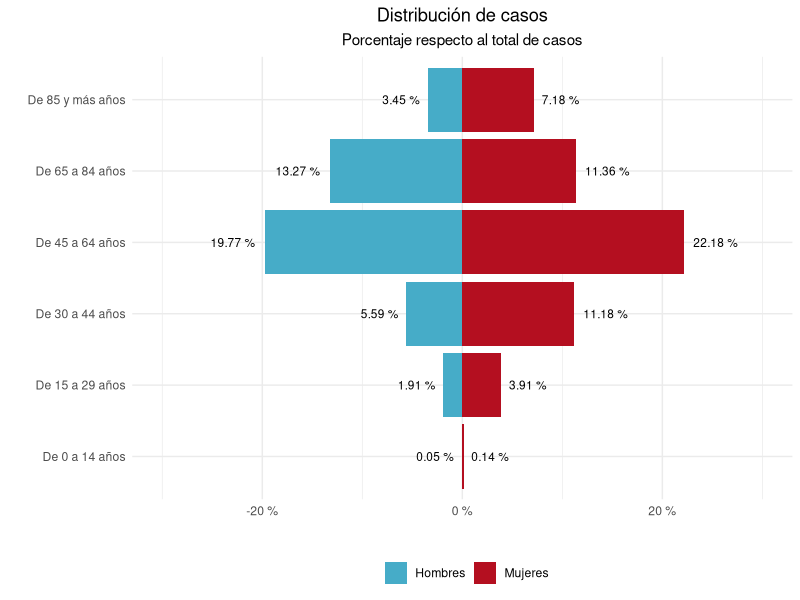
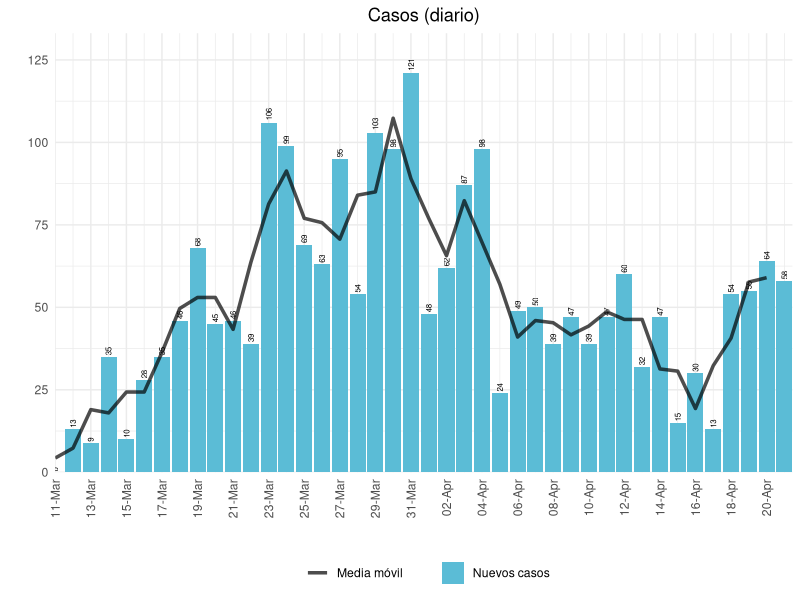
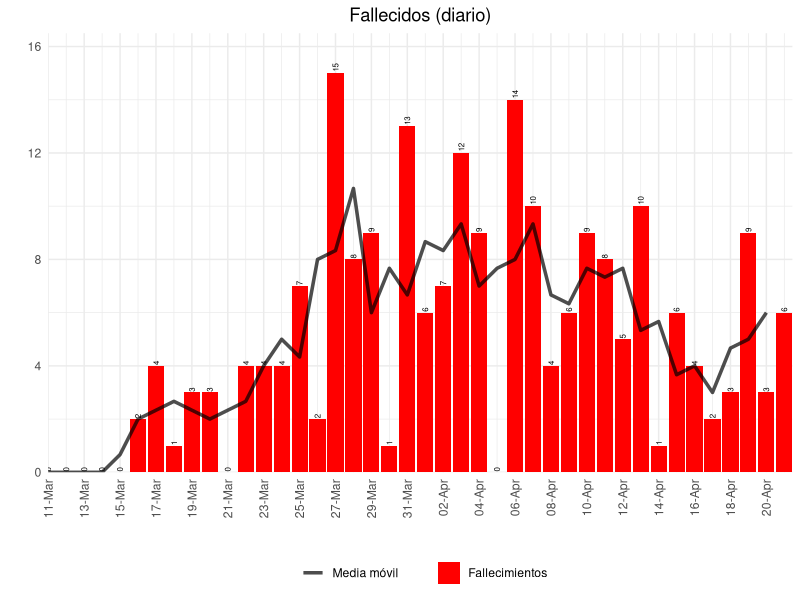
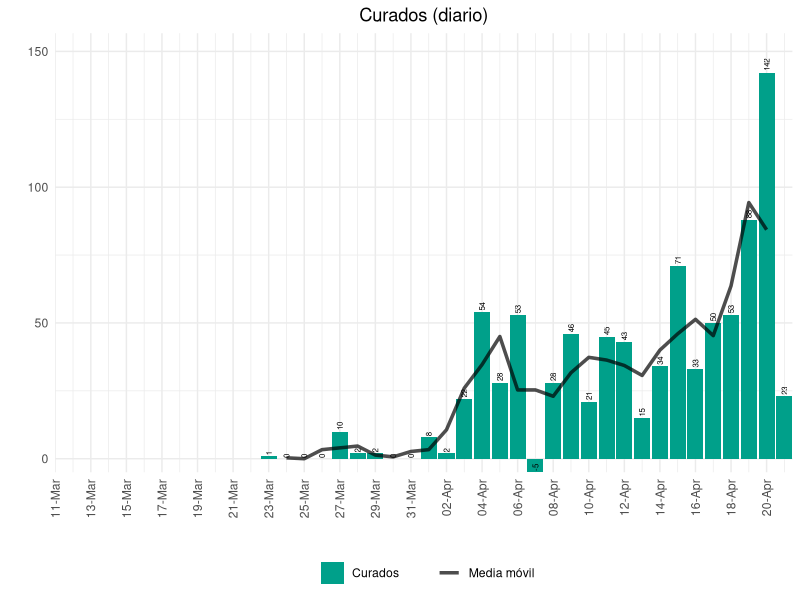
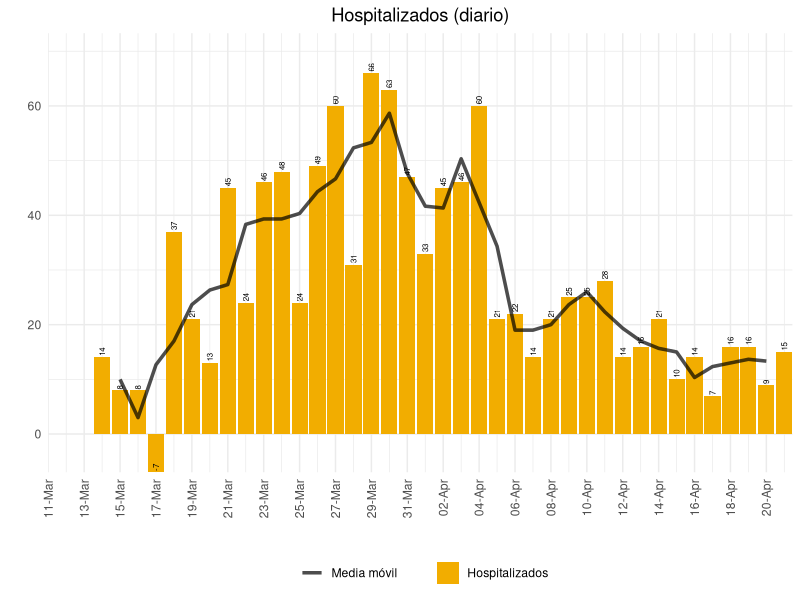
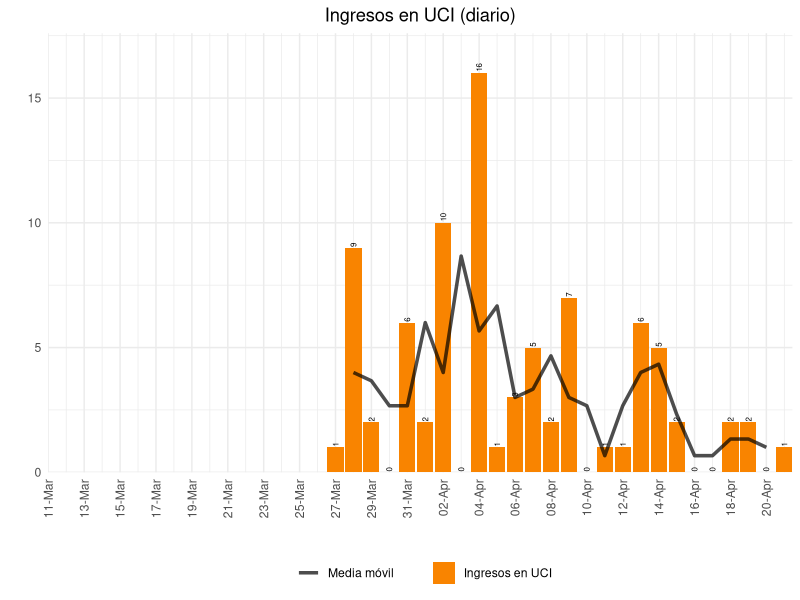
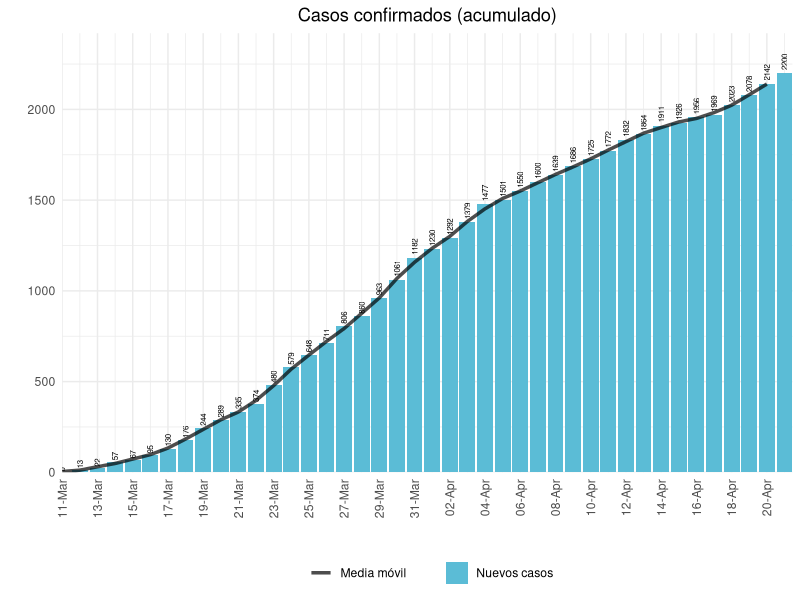
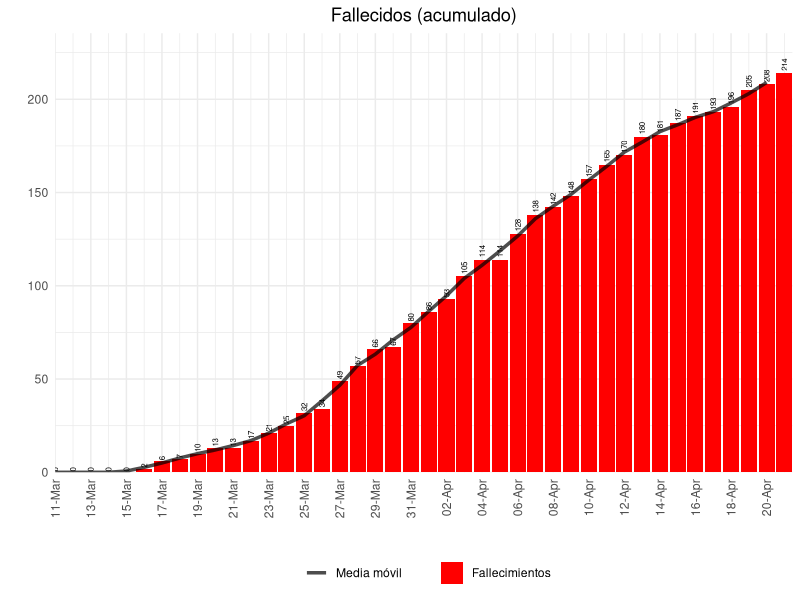

These charts were generated, in order, by the following R code:
## ---- chunk 1
knitr::opts_chunk$set(echo = TRUE)

library(ggplot2)

## ---- chunk 2

datos <- read.csv2('datos.csv', stringsAsFactors = FALSE)
datos$Fecha <- as.Date(datos$Fecha, format = '%d/%m/%Y')

edad <- read.csv2('datos_edad.csv', stringsAsFactors = FALSE, encoding = 'UTF-8')
#edad <- edad[-which(edad$Edad == 'TOTAL' | edad$Sexo == 'Ambos sexos'),]
edad$Valor <- 100*edad$Valor/sum(edad$Valor)

tuits <- read.csv2('tuits.csv', stringsAsFactors = FALSE, encoding = 'UTF-8')
tuits$Fecha <- as.Date(tuits$Fecha, format = '%d-%m-%Y')

## ---- chunk 3

# función de disgregación
diario <- function(datos, columna){
  aux <- datos[which(datos$Medida == columna),]
  aux <- aux[order(aux$Fecha, decreasing = FALSE),]
  aux$Valor[-1] <- aux$Valor[-1] - aux$Valor[-dim(aux)[1]]
  
  return(aux)
}

# función para calcular la media movil de n días
media_movil <- function(datos, dias){
  datos$Valor <- filter(datos$Valor, rep(1/dias, dias), sides=2)
  
  return(datos)
}

# función para calcular la ratio de crecimiento en n días
ratio_crec <- function(datos, dias){
  datos$Valor_aux <- datos$Valor
  sapply(dias:dim(datos)[1], function(x){
    datos$Valor[x] <<- datos$Valor_aux[x] / datos$Valor_aux[x - (dias - 1)] 
  })
  
  datos$Valor[which(datos$Valor == Inf)] <- NaN
  
  return(datos)
}

# función para dibujar la evolución diaria
evolucion <- function(datos, titulo, color){
  ggplot(datos, aes(x = Fecha, y = Valor)) +
    geom_col(fill = color) +
    geom_text(data = datos, aes(x = Fecha, y = Valor, label = round(Valor, 2)), size = 2, vjust = 0.5, hjust = -0.2, angle = 90) +
    geom_hline(yintercept = 1, alpha = 0.7) +
    scale_x_date(date_breaks = '2 days', date_labels = '%d-%b', limits = c(as.Date('11-03-2020', format = '%d-%m-%Y'), NA), expand = c(0,0)) +
    labs(title = titulo, x = '', y = '') +
    theme_minimal() +
    theme(axis.text.x = element_text(angle = 90, vjust = 0.5, hjust = 1),
          plot.title = element_text(hjust = 0.5))
}

# función para dibujar la evolución diaria y media móvil
evolucion_movil <- function(datos1, datos2, titulo, serie, color){
  ggplot() +
    geom_col(data=datos1, aes(x = Fecha, y = Valor, fill = serie)) +
    geom_line(data=datos2, aes(x = Fecha, y = Valor, color = 'Media móvil'), alpha = 0.7, size = 1.2) +
    geom_text(data = datos1, aes(x = Fecha, y = Valor, label = round(Valor, 2)), size = 2, vjust = 0.5, hjust = -0.2, angle = 90) +
    scale_fill_manual('', values = color) +
    scale_color_manual('', values = 'black') +
    scale_x_date(date_breaks = '2 days', date_labels = '%d-%b', limits = c(as.Date('11-03-2020', format = '%d-%m-%Y'), NA), expand = c(0,0)) +
    scale_y_continuous(expand = c(0, 0, 0.1, 0)) +
    labs(title = titulo, x = '', y = '') +
    theme_minimal() +
    theme(axis.text.x = element_text(angle = 90, vjust=0.5, hjust=1),
          plot.title = element_text(hjust = 0.5),
          legend.position = 'bottom')
}

ratios <- function(curados, datos, serie, color){
  aux <- curados
  aux$Valor <- (aux$Valor - datos$Valor)/(aux$Valor + datos$Valor)
  
  ggplot() +
    geom_col(data = aux, aes(x = Fecha, y = ifelse(Valor > 0, Valor, 0), fill = 'Curados')) +
    geom_col(data = aux, aes(x = Fecha, y = ifelse(Valor < 0, Valor, 0), fill = serie)) +
    geom_text(data = aux, aes(x = Fecha, y = Valor, label = round(Valor, 2), hjust = ifelse(Valor > 0, -0.2, 1.2)), vjust = 0.5, size = 2, angle = 90) +
    geom_hline(yintercept = 0, alpha = 0.7) +
    scale_fill_manual('', values =  setNames(c('#00A08A', color), c('Curados', serie))) +
    scale_x_date(date_breaks = '2 days', date_labels = '%d-%b', limits = c(as.Date('11-03-2020', format = '%d-%m-%Y'), NA), expand = c(0,0)) +
    scale_y_continuous(expand = c(0.1, 0, 0.1, 0)) +
    labs(title = paste0('Ratio Curados/',serie), x = '', y = '') +
    theme_minimal() +
    theme(axis.text.x = element_text(angle = 90, vjust=0.5, hjust=1),
          plot.title = element_text(hjust = 0.5),
          legend.position = 'bottom')
}

## ---- chunk 4
ggplot(data=edad, aes(x = Edad, y = ifelse(Sexo == 'Hombres', -Valor, Valor), fill = Sexo)) + 
  geom_bar(stat = "identity") +
  geom_text(data = edad, aes(x = Edad, y = ifelse(Sexo == 'Hombres', -Valor, Valor), label = paste(round(Valor, 2), '%'), vjust = 0.5, hjust = ifelse(Sexo == 'Hombres', 1.2, -0.2)), size = 3) +
  scale_fill_manual('', values = c('#46ACC8','#B40F20')) +
  scale_y_continuous(limits = c(-30, 30), labels = function(x) paste(x, '%')) +
  coord_flip() +
  labs(title = 'Distribución de casos', subtitle = 'Porcentaje respecto al total de casos', x = '', y = '') +
    theme_minimal() +
    theme(axis.text.x = element_text(vjust=1, hjust=0.5),
          plot.title = element_text(hjust = 0.5),
          plot.subtitle = element_text(hjust = 0.5),
          legend.position = 'bottom')
## ---- chunk 5

#d_diarios <- datos[which(datos$Medida == 'Nuevos casos'),]
d_diarios <- diario(datos, 'Confirmados')

evolucion_movil(d_diarios, media_movil(d_diarios, 3), 'Casos (diario)', 'Nuevos casos', '#5BBCD6')

## ---- chunk 6

f_diarios <- diario(datos, 'Fallecimientos')

evolucion_movil(f_diarios, media_movil(f_diarios, 3), 'Fallecidos (diario)', 'Fallecimientos', '#FF0000')


## ---- chunk 7

c_diarios <- diario(datos, 'Curados')

evolucion_movil(c_diarios, media_movil(c_diarios, 3), 'Curados (diario)', 'Curados', '#00A08A')

## ---- chunk 8

h_diarios <- diario(datos, 'Hospitalizados')

evolucion_movil(h_diarios, media_movil(h_diarios, 3), 'Hospitalizados (diario)', 'Hospitalizados', '#F2AD00')

## ---- chunk 9

u_diarios <- diario(datos, 'Total UCI')

evolucion_movil(u_diarios, media_movil(u_diarios, 3), 'Ingresos en UCI (diario)', 'Ingresos en UCI', '#F98400')

## ---- chunk 10

d_diarios_a <- datos[which(datos$Medida == 'Confirmados'),]

evolucion_movil(d_diarios_a, media_movil(d_diarios_a, 3), 'Casos confirmados (acumulado)', 'Nuevos casos', '#5BBCD6')

## ---- chunk 11

f_diarios_a <- datos[which(datos$Medida == 'Fallecimientos'),]

evolucion_movil(f_diarios_a, media_movil(f_diarios_a, 3), 'Fallecidos (acumulado)', 'Fallecimientos', '#FF0000')


## ---- chunk 12

c_diarios_a <- datos[which(datos$Medida == 'Curados'),]

evolucion_movil(c_diarios_a, media_movil(c_diarios_a, 3), 'Curados (acumulado)', 'Curados', '#00A08A')

## ---- chunk 13

h_diarios_a <- datos[which(datos$Medida == 'Hospitalizados'),]

evolucion_movil(h_diarios_a, media_movil(h_diarios_a, 3), 'Hospitalizados (acumulado)', 'Hospitalizados', '#F2AD00')

## ---- chunk 14

u_diarios_a <- datos[which(datos$Medida == 'Total UCI'),]

evolucion_movil(u_diarios_a, media_movil(u_diarios_a, 3), 'Ingresos en UCI (acumulado)', 'Ingresos en UCI', '#F98400')

## ---- chunk 15

d_diarios_r <- ratio_crec(datos[which(datos$Medida == 'Confirmados'),], 4)

evolucion(d_diarios_r, 'Casos confirmados (ratio de crecimiento)', '#5BBCD6')

## ---- chunk 16

f_diarios_r <- ratio_crec(datos[which(datos$Medida == 'Fallecimientos'),], 4)

evolucion(f_diarios_r, 'Fallecidos (ratio de crecimiento)', '#FF0000')


## ---- chunk 17

c_diarios_r <- ratio_crec(datos[which(datos$Medida == 'Curados'),], 4)

evolucion(c_diarios_r, 'Curados (ratio de crecimiento)', '#00A08A')

## ---- chunk 18

h_diarios_r <- ratio_crec(datos[which(datos$Medida == 'Hospitalizados'),], 4)

evolucion(h_diarios_r, 'Hospitalizados (ratio de crecimiento)', '#F2AD00')

## ---- chunk 19

u_diarios_r <- ratio_crec(datos[which(datos$Medida == 'Total UCI'),], 4)

evolucion(u_diarios_r, 'Ingresos en UCI (ratio de crecimiento)', '#F98400')

## ---- chunk 20

ratios(c_diarios, d_diarios, 'Nuevos casos', '#5BBCD6')

## ---- chunk 21

ratios(c_diarios, f_diarios, 'Fallecimientos', '#FF0000')

## ---- chunk 22

ratios(c_diarios, h_diarios, 'Hospitalizados', '#F2AD00')

## ---- chunk 23

ratios(c_diarios, u_diarios, 'Ingresos en UCI', '#F98400')

## ---- chunk 24

ggplot(data = tuits, aes(x = Fecha, y = Tuits)) +
  geom_area(fill = '#046C9A', alpha = 0.7) +
  geom_line(color = '#046C9A', size = 1) +
  #geom_text(aes(label = ifelse(Tuits > 300, Tuits, NA)), size = 2, vjust = 0.5, hjust = -0.2, angle = 90) +
  scale_x_date(date_breaks = '7 days', date_labels = '%d-%b', limits = c(as.Date('20-01-2020', format = '%d-%m-%Y'), NA), expand = c(0,0)) +
    scale_y_continuous(expand = c(0, 0, 0.1, 0)) +
    labs(title = 'Tuits (diario)', x = '', y = '') +
    theme_minimal() +
    theme(axis.text.x = element_text(angle = 90, vjust=0.5, hjust=1),
          plot.title = element_text(hjust = 0.5),
          legend.position = 'bottom')
